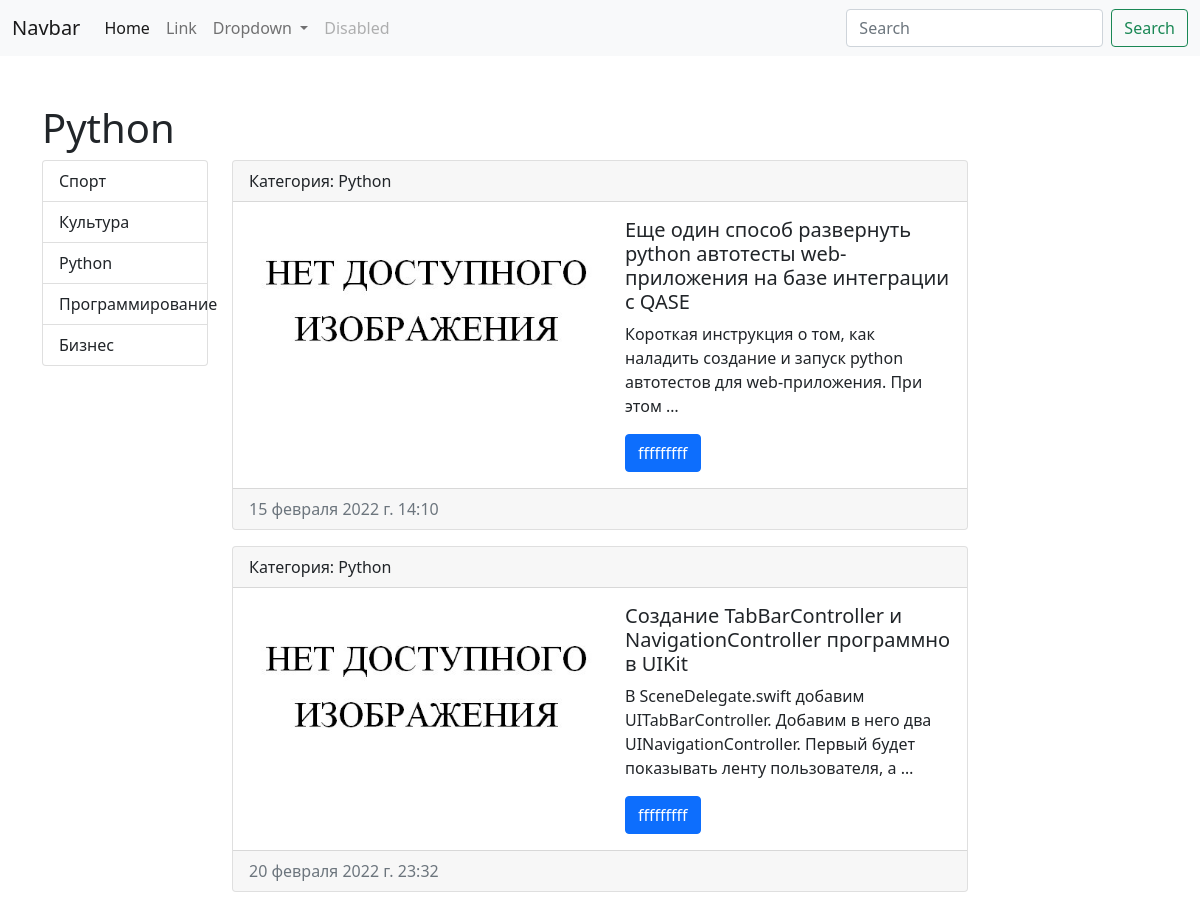
Before: /category/3 with the older database file.
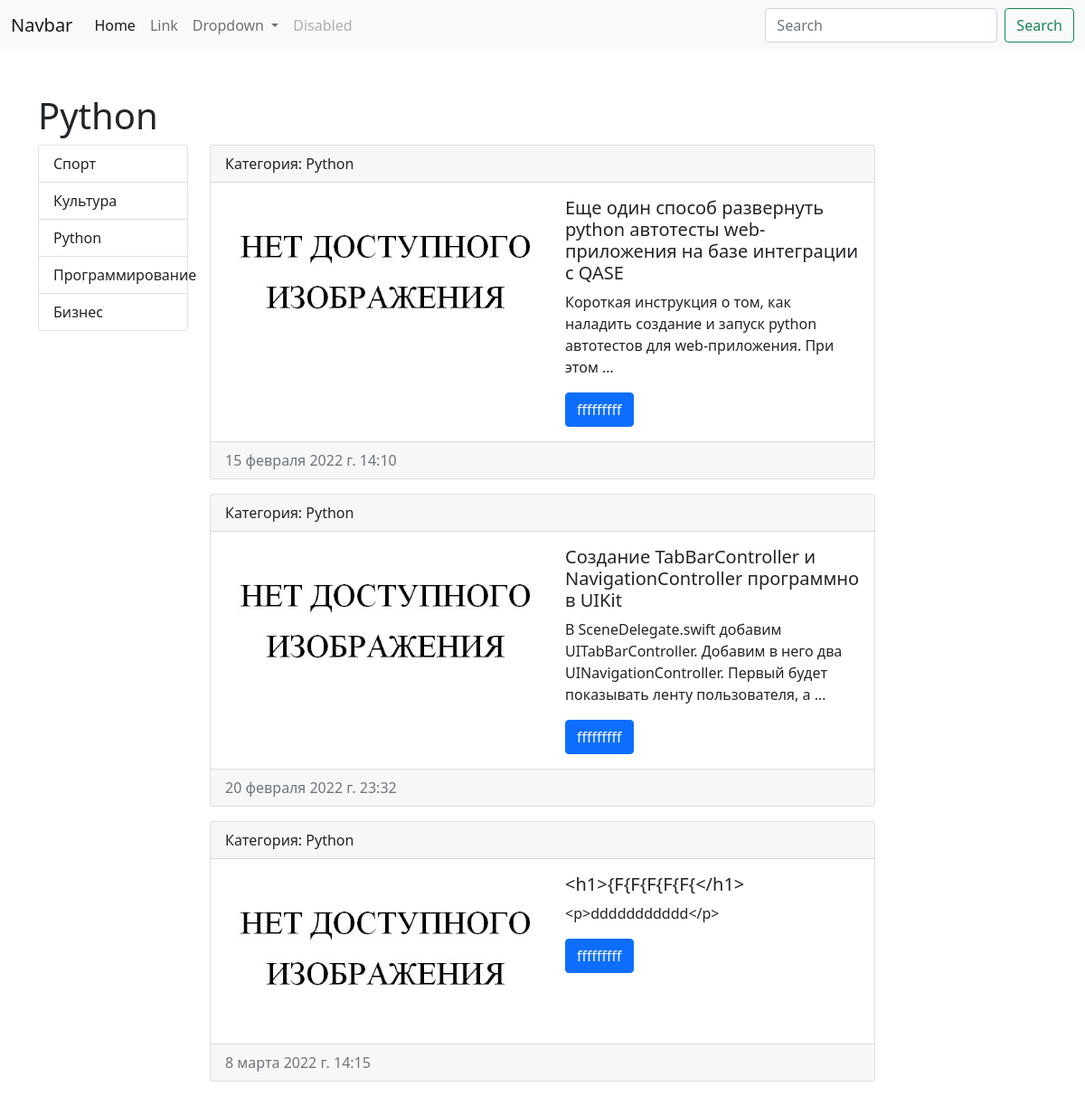
After: the same page with the newer database file.
### news/models.py (models this page shows, shortened)
class Category(models.Model):
    category = models.CharField(max_length=100, db_index=True)
    def __str__(self):
        return self.category
    class Meta:
        verbose_name = "Категория"
        verbose_name_plural = "Категории"
        ordering = ['id']

class MyModel(models.Model):
    caption = models.CharField(max_length=100, verbose_name="Заголовок")
    text = models.TextField()
    created_at = models.DateTimeField(auto_now_add=True, verbose_name="Дата создания")
    updated_at = models.DateTimeField(auto_now=True, verbose_name="Обновленно")
    photo = models.ImageField(upload_to="news/%Y/%m/%d", blank=True)
    is_published = models.BooleanField(default=True, verbose_name="Опубликовано")
    category = models.ForeignKey(Category, on_delete=models.PROTECT, null=True)
    class Meta:
        verbose_name = "Новость"
        verbose_name_plural = "Новости"
        ordering = ['id']

### news/views.py (the view)
# urls.py: path('category/<int:category_id>', get_category)
def get_category(request, category_id):
    news = MyModel.objects.filter(category=category_id)
    ct = Category.objects.all()
    context = {
        "categories": ct,
        "news": news,
        "title": Category.objects.get(pk=category_id).category
    }
    return render(request, "news/category_get.html", context)

### news/templates/news/category_get.html (shortened to what this page needs)
<!doctype html>
<html lang="en">
<head>
    <link href="https://cdn.jsdelivr.net/npm/bootstrap@5.1.3/dist/css/bootstrap.min.css" rel="stylesheet"
>
</head>
<body>
<nav class="navbar navbar-expand-lg navbar-light bg-light">
    <div class="container-fluid">
        <a class="navbar-brand" href="#">Navbar</a>
        <div class="collapse navbar-collapse" id="navbarSupportedContent">
            <ul class="navbar-nav me-auto mb-2 mb-lg-0">
                <li class="nav-item">
                    <a class="nav-link active" aria-current="page" href="#">Home</a>
                </li>
                <li class="nav-item">
                    <a class="nav-link" href="/sitemap">Link</a>
                </li>
                <li class="nav-item dropdown">
                    <a class="nav-link dropdown-toggle" href="#" id="navbarDropdown" role="button"
                       data-bs-toggle="dropdown" aria-expanded="false">
                        Dropdown
                    </a>
                </li>
                <li class="nav-item">
                    <a class="nav-link disabled">Disabled</a>
                </li>
            </ul>
            <form class="d-flex">
                <input class="form-control me-2" type="search" placeholder="Search" aria-label="Search">
                <button class="btn btn-outline-success" type="submit">Search</button>
            </form>
        </div>
    </div>
</nav>
<div class="container mt-5">
    <h1>{{title}}</h1>
    <div class="row">
        <div class="col-md-2">
            <ul class="list-group">
                {%for i in categories%}
                <a href="/category/{{i.pk}}"  class="list-group-item">{{i.category}}</a>
                {%endfor%}
            </ul>
        </div>
        <div class="col-md-8">
            {%for i in news%}
            <div class="card mb-3">
                <div class="card-header">
                    Категория: {{i.category}}
                </div>
                <div class="card-body">
                    <div class="d-flex">
                        <div class="flex-shrink-0">
                            {% if i.photo%}
                            <img src="{{i.photo.url}}" class="card-img-bottom" style="width: 360px" alt="NOT FOUND">
                            {% else %}
                            <img src="/media/news/img.png" class="card-img-bottom" style="width: 360px" alt="NOT FOUND">
                            {% endif %}
                        </div>
                        <div class="flex-grow-1 ms-3">
                            <h5 class="card-title">{{i.caption}}</h5>
                            <p class="card-text">{{i.text|truncatewords:15}}</p>
                            <a href="#" class="btn btn-primary">fffffffff</a>
                        </div>
                    </div>
                </div>
                <div class="card-footer text-muted">
                    {{i.created_at}}
                </div>
            </div>
            {%endfor%}
        </div>
    </div>
</div>
</body>
</html>

Changed rows visible on the page:
added MyModel: category "Python", caption "<h1>{F{F{F{F{F{</h1>", text "<p>ddddddddddd</p>", created_at "8 марта 2022 г. 14:15"
